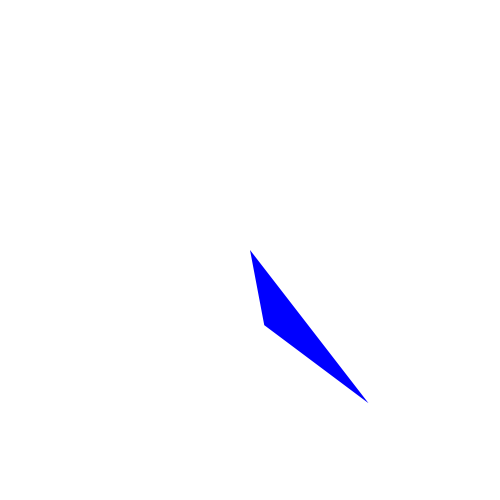
Frame 1 (no input)
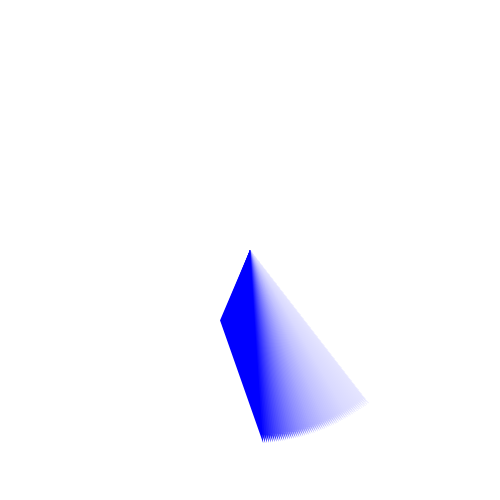
Frame 60 (the mouse pressed at the canvas centre just before this capture)
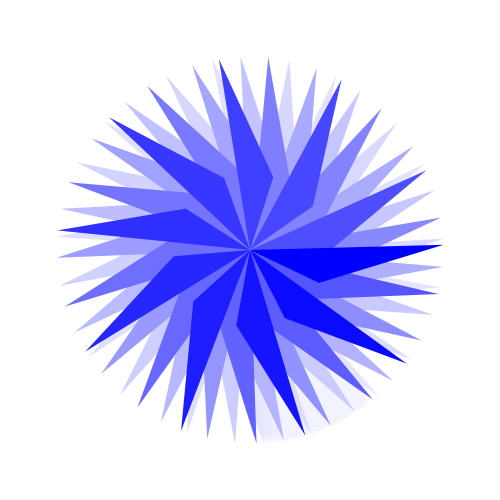
Frame 120 (the mouse held since frame 60 and released just before this capture)

The Processing sketch that drew these frames (run headless with seeded random() and noise(); from frame 60 on, the mouse is pressed at the canvas centre):

// Processing sketch: processing_27136
// ── processing_27136.pde

//http://www.openprocessing.org/visuals/?visualID=16119
//playing glasses for sound
///http://www.youtube.com/watch?v=fP1GTl9fo8g

float r;
int x;
int y;
float mx;
float my;

void setup() {
  size(500, 500);
  x=width/2;
  y=height/2;
  smooth();
  background(255);

}
 
void draw() {
  fill(255, 10);
  noStroke();
  rect(0,0,width,height);

  r=r+0.01+(mouseX+mouseY)/4;
  mx=mouseX;
  my=mouseY;
  while(mx==0){
  mx=width/2;
  my=height/2;}
  
  translate(mx, my);
  rotate(r);

  renderShape();
}
 
void renderShape() {
  fill(0,0,255);
 triangle(0, 0, 15, 75, 120, 152);
}
 
